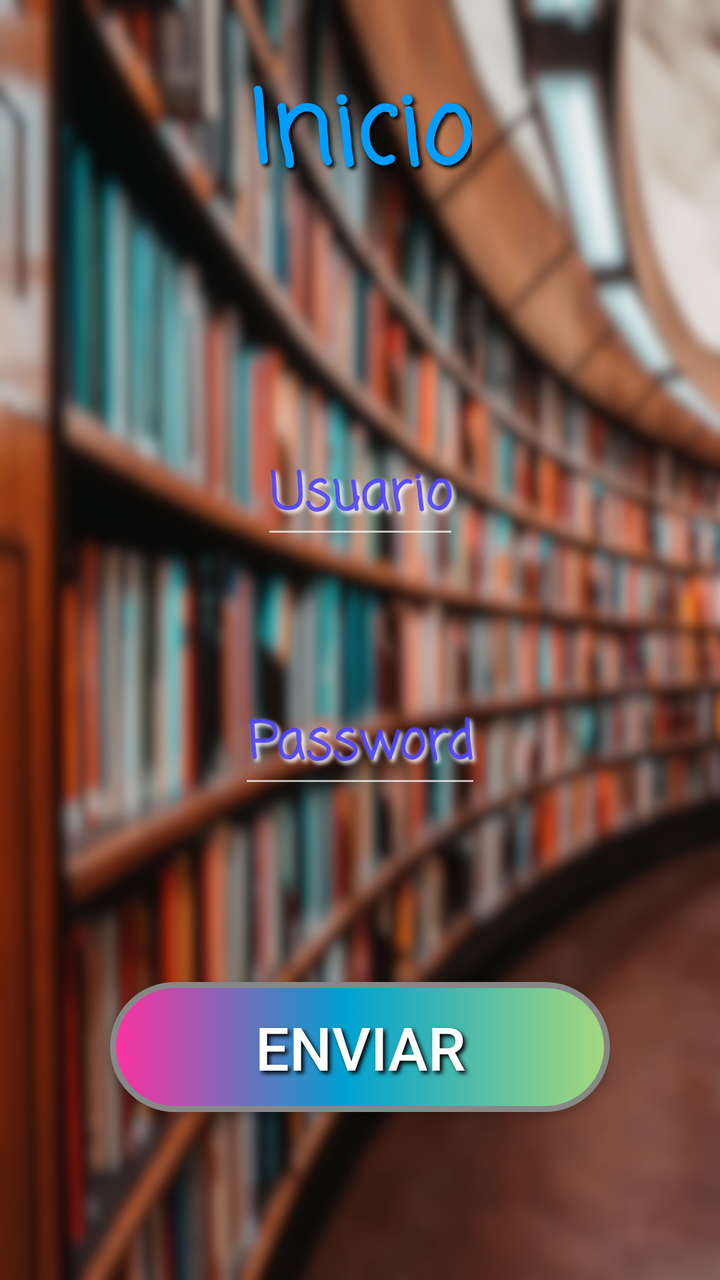
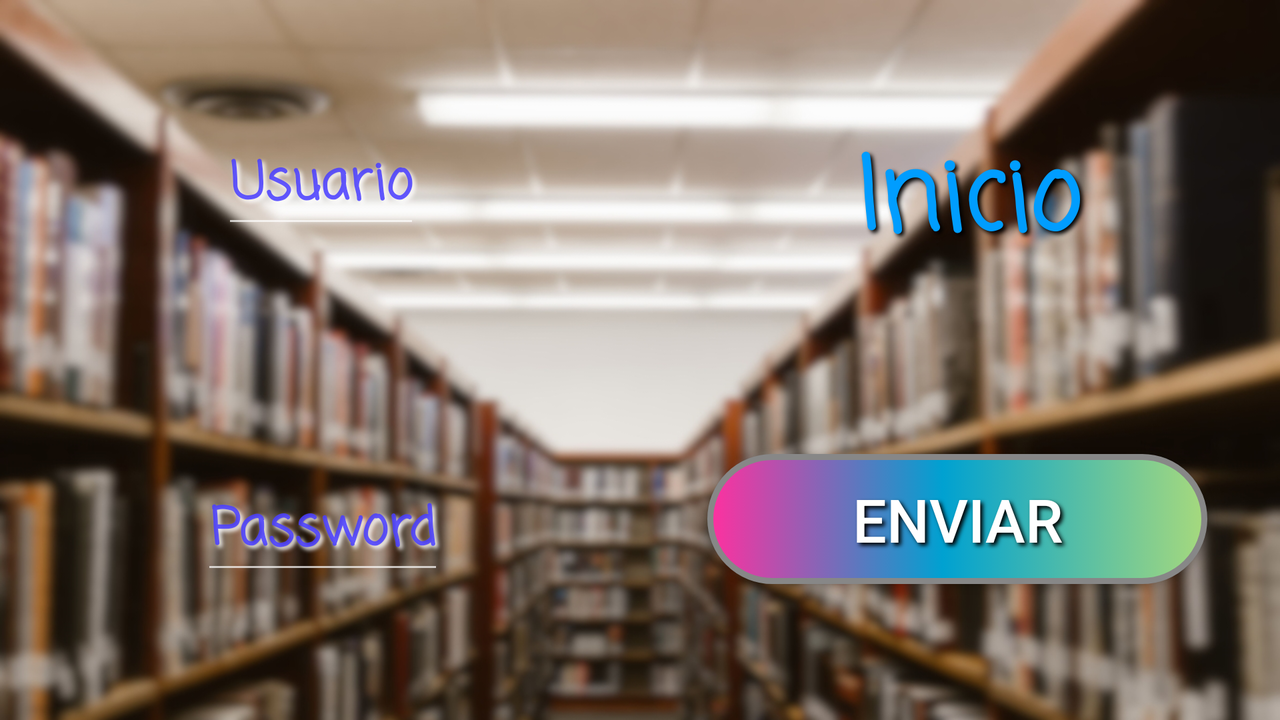

First picture: res/layout/ on a phone held upright. Second picture: the repository's own variant of that layout, on a device whose configuration matches the variant's folder. Source for both follows.
<!-- AndroidManifest.xml: application theme Theme.AppCompat.NoActionBar -->
<!-- res/layout/activity_inicio.xml -->
<?xml version="1.0" encoding="utf-8"?>
<androidx.constraintlayout.widget.ConstraintLayout xmlns:android="http://schemas.android.com/apk/res/android"
    xmlns:app="http://schemas.android.com/apk/res-auto"
    xmlns:tools="http://schemas.android.com/tools"
    android:id="@+id/Inicio"
    android:layout_width="match_parent"
    android:layout_height="match_parent"
    android:background="@drawable/inicio_portrait_blur_compressor"
    tools:context=".Activity_inicio">

    <TextView
        android:id="@+id/textView"
        style="@style/textviewInicio"
        android:layout_marginTop="24dp"
        android:text="@string/textviewInicio"
        app:layout_constraintBottom_toTopOf="@+id/textoUsuario"
        app:layout_constraintEnd_toEndOf="parent"
        app:layout_constraintStart_toStartOf="parent"
        app:layout_constraintTop_toTopOf="parent"
        app:layout_constraintVertical_bias="0.050000012" />

    <EditText
        android:id="@+id/textoUsuario"
        style="@style/texto"
        android:layout_marginBottom="68dp"
        android:autofillHints="no"
        android:hint="@string/usuarioHint"
        android:inputType="textPersonName"
        app:layout_constraintBottom_toTopOf="@+id/textoPassword"
        app:layout_constraintEnd_toEndOf="parent"
        app:layout_constraintStart_toStartOf="parent" />

    <EditText
        android:id="@+id/textoPassword"
        style="@style/texto"
        android:layout_marginBottom="92dp"
        android:autofillHints="no"
        android:hint="@string/passwordHint"
        android:inputType="textPassword"
        app:layout_constraintBottom_toTopOf="@+id/botonEnviar"
        app:layout_constraintEnd_toEndOf="parent"
        app:layout_constraintStart_toStartOf="parent" />

    <Button
        android:id="@+id/botonEnviar"
        style="@style/botonIniciar"
        android:layout_width="250dp"
        android:layout_height="65dp"
        android:layout_marginBottom="84dp"
        android:background="@drawable/boton_inicio_custom"
        android:text="@string/enviar"
        app:layout_constraintBottom_toBottomOf="parent"
        app:layout_constraintEnd_toEndOf="parent"
        app:layout_constraintStart_toStartOf="parent" />
</androidx.constraintlayout.widget.ConstraintLayout>
<!-- resources referenced by this layout -->
<resources>
  <!-- drawable boton_inicio_custom (drawable) -->
  <?xml version="1.0" encoding="utf-8"?>
  <selector xmlns:android="http://schemas.android.com/apk/res/android">
      <item android:drawable="@drawable/boton_inicio_pressed"
          android:state_pressed="true" />
      <item android:drawable="@drawable/boton_inicio_default"
          android:state_focused="true" />
      <item android:drawable="@drawable/boton_inicio_default" />
  </selector>
  <string name="enviar">Enviar</string>
  <string name="passwordHint">Password</string>
  <string name="textviewInicio">Inicio</string>
  <string name="usuarioHint">Usuario</string>
  <style name="botonIniciar">
          <item name="android:textColor">#FFFFFF</item>
          <item name="android:textSize">30sp</item>
          <item name="android:shadowColor">#000</item>
          <item name="android:shadowDx">4</item>
          <item name="android:shadowDy">4</item>
          <item name="android:shadowRadius">5</item>
          <item name="android:padding">0dp</item>
      </style>
  <style name="texto">
          <item name="android:fontFamily">casual</item>
          <item name="android:textSize">26sp</item>
          <item name="android:maxWidth">300dp</item>
          <item name="android:maxLength">22</item>
          <item name="android:layout_width">wrap_content</item>
          <item name="android:layout_height">wrap_content</item>
          <item name="android:text" />
          <item name="android:textAlignment">center</item>
          <item name="android:textStyle">bold</item>
          <item name="android:textColorHint">#DC493DFF</item>
          <item name="android:shadowColor">#FFFFFF</item>
          <item name="android:shadowDx">4</item>
          <item name="android:shadowDy">4</item>
          <item name="android:shadowRadius">5</item>
      </style>
  <style name="textviewInicio">
          <item name="android:fontFamily">casual</item>
          <item name="android:textSize">50sp</item>
          <item name="android:layout_width">wrap_content</item>
          <item name="android:layout_height">wrap_content</item>
          <item name="android:textAlignment">center</item>
          <item name="android:textColor">#009DFF</item>
          <item name="android:textStyle">bold</item>
          <item name="android:gravity">center</item>
          <item name="android:shadowColor">#000</item>
          <item name="android:shadowDx">4</item>
          <item name="android:shadowDy">4</item>
          <item name="android:shadowRadius">5</item>
      </style>
  <!-- drawable boton_inicio_default (drawable) -->
  <?xml version="1.0" encoding="utf-8"?>
  <selector xmlns:android="http://schemas.android.com/apk/res/android">
      <item>
          <shape xmlns:android="http://schemas.android.com/apk/res/android"
              android:shape="rectangle">
              
              <corners
                  android:radius="76dp" />
              <gradient
                  android:angle="360"
                  android:centerColor="#00A1D1"
                  android:centerX="47%"
                  android:endColor="#A6D97D"
                  android:startColor="#FF309F"
                  android:type="linear" />
              <stroke
                  android:width="3dp"
                  android:color="#878787" />
          </shape>
      </item>
  </selector>
</resources>
<!-- res/layout-land/activity_inicio.xml (the repository's variant of the layout above) -->
<!-- drawn on the phone turned sideways -->
<?xml version="1.0" encoding="utf-8"?>
<androidx.constraintlayout.widget.ConstraintLayout xmlns:android="http://schemas.android.com/apk/res/android"
    xmlns:app="http://schemas.android.com/apk/res-auto"
    xmlns:tools="http://schemas.android.com/tools"
    android:id="@+id/Inicio"
    android:layout_width="match_parent"
    android:layout_height="match_parent"
    android:background="@drawable/inicio_landscape_blur_compressor"
    tools:context=".Activity_inicio">

    <TextView
        android:id="@+id/textView"
        style="@style/textviewInicio"
        android:layout_width="215dp"
        android:layout_height="81dp"
        android:layout_marginTop="44dp"
        android:text="@string/textviewInicio"
        app:layout_constraintBottom_toTopOf="@+id/botonEnviar"
        app:layout_constraintEnd_toEndOf="parent"
        app:layout_constraintHorizontal_bias="0.539"
        app:layout_constraintStart_toStartOf="@+id/guideline"
        app:layout_constraintTop_toTopOf="parent"
        app:layout_constraintVertical_bias="0.164" />

    <EditText
        android:id="@+id/textoPassword"
        style="@style/texto"
        android:layout_marginStart="8dp"
        android:layout_marginEnd="8dp"
        android:layout_marginBottom="68dp"
        android:autofillHints="no"
        android:hint="@string/passwordHint"
        android:inputType="textPassword"
        app:layout_constraintBottom_toBottomOf="parent"
        app:layout_constraintEnd_toStartOf="@+id/guideline"
        app:layout_constraintHorizontal_bias="0.507"
        app:layout_constraintStart_toStartOf="parent" />

    <EditText
        android:id="@+id/textoUsuario"
        style="@style/texto"
        android:layout_width="wrap_content"
        android:layout_height="wrap_content"
        android:layout_marginStart="8dp"
        android:layout_marginTop="8dp"
        android:layout_marginEnd="8dp"
        android:layout_marginBottom="8dp"
        android:autofillHints="no"
        android:hint="@string/usuarioHint"
        android:inputType="textPersonName"
        app:layout_constraintBottom_toTopOf="@+id/textoPassword"
        app:layout_constraintEnd_toStartOf="@+id/guideline"
        app:layout_constraintHorizontal_bias="0.502"
        app:layout_constraintStart_toStartOf="parent"
        app:layout_constraintTop_toTopOf="parent"
        app:layout_constraintVertical_bias="0.335" />

    <Button
        android:id="@+id/botonEnviar"
        style="@style/botonIniciar"
        android:layout_width="250dp"
        android:layout_height="65dp"
        android:layout_marginEnd="8dp"
        android:layout_marginBottom="68dp"
        android:background="@drawable/boton_inicio_custom"
        android:text="@string/enviar"
        app:layout_constraintBottom_toBottomOf="parent"
        app:layout_constraintEnd_toEndOf="parent"
        app:layout_constraintHorizontal_bias="0.542"
        app:layout_constraintStart_toStartOf="@+id/guideline" />

    <androidx.constraintlayout.widget.Guideline
        android:id="@+id/guideline"
        android:layout_width="wrap_content"
        android:layout_height="wrap_content"
        android:orientation="vertical"
        app:layout_constraintGuide_percent="0.5" />

</androidx.constraintlayout.widget.ConstraintLayout>
